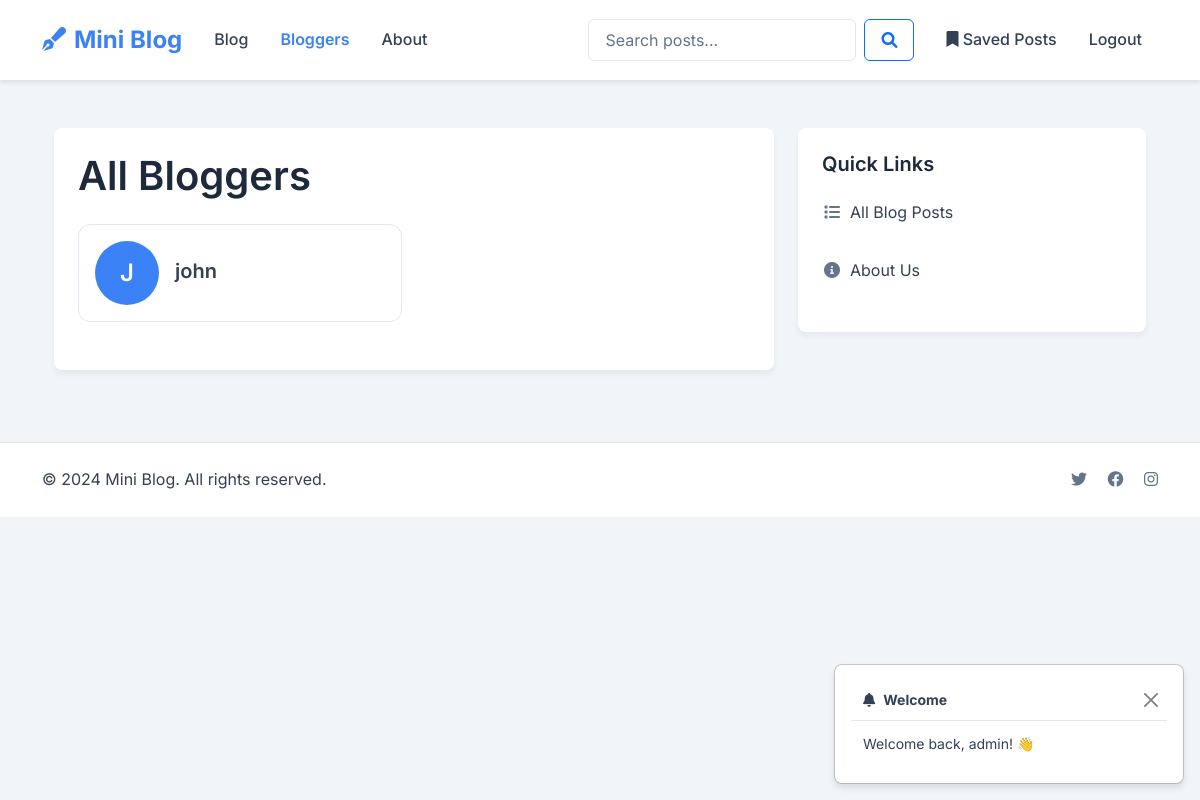
The page /bloggers/ (signed in) on the database its author committed.
### app/models.py (models this page shows, shortened)
class User(AbstractUser):
    full_name = models.CharField(max_length=150, blank=True)
    bio = models.TextField(max_length=500, blank=True)
    location = models.CharField(max_length=100, blank=True)
    website = models.URLField(max_length=200, blank=True)
    profile_picture = models.ImageField(upload_to='profile_pics/', null=True, blank=True)
    created_at = models.DateTimeField(auto_now_add=True)
    updated_at = models.DateTimeField(auto_now=True)
    bookmarks = models.ManyToManyField('BlogPost', related_name='bookmarked_by', blank=True)
    objects = UserManager()

### app/views.py (the view)
# urls.py: path('bloggers/', views.blogger_list, name='blogger_list'),
def blogger_list(request):
    bloggers = User.objects.filter(blog_posts__isnull=False).distinct().order_by('username')
    return render(request, 'blogger_list.html', {'bloggers': bloggers})

### app/auth_backend.py (called while the page is built)
    def get_user(self, user_id):
        try:
            return User.objects.get(pk=user_id)
        except User.DoesNotExist:
            return None

### app/templates/blogger_list.html (shortened to what this page needs)
{% extends 'base.html' %}
{% block content %}
<div class="container mt-4">
    <div class="row">
        <div class="col-md-8">
            <div class="card">
                <div class="card-body">
                    <h1 class="card-title mb-4">All Bloggers</h1>
                    {% if bloggers %}
                        <div class="row">
                            {% for blogger in bloggers %}
                            <div class="col-md-6 mb-4">
                                <div class="blogger-card d-flex align-items-center p-3">
                                    {% if blogger.profile_picture %}
                                        <img src="{{ blogger.profile_picture.url }}" alt="{{ blogger.username }}" class="rounded-circle me-3" style="width: 64px; height: 64px; object-fit: cover;">
                                    {% else %}
                                        <div class="profile-placeholder-large me-3">
                                            {{ blogger.username|first|upper }}
                                        </div>
                                    {% endif %}
                                    <div>
                                        <h5 class="mb-1">
                                            <a href="{% url 'blogger_detail' blogger.id %}" class="blogger-name">
                                                {{ blogger.username }}
                                            </a>
                                        </h5>
                                    </div>
                                </div>
                            </div>
                            {% endfor %}
                        </div>
                    {% else %}
                        <p class="text-muted">No bloggers found.</p>
                    {% endif %}
                </div>
            </div>
        </div>
        <div class="col-md-4">
            <div class="card mb-4">
                <div class="card-body">
                    <h5 class="card-title mb-3">Quick Links</h5>
                    <ul class="list-unstyled mb-0">
                        <li class="mb-3">
                            <a href="{% url 'blog_list' %}">
                                <i class="fas fa-list me-2"></i>All Blog Posts
                            </a>
                        </li>
                        <li class="mb-3">
                            <a href="{% url 'about' %}">
                                <i class="fas fa-info-circle me-2"></i>About Us
                            </a>
                        </li>
                    </ul>
                </div>
            </div>
        </div>
    </div>
</div>
{% endblock %}

### app/templates/base.html (shortened to what this page needs)
<!DOCTYPE html>
<html lang="en">
<head>
    <link href="https://cdn.jsdelivr.net/npm/bootstrap@5.3.0/dist/css/bootstrap.min.css" rel="stylesheet">
    <link rel="stylesheet" href="https://cdnjs.cloudflare.com/ajax/libs/font-awesome/6.0.0/css/all.min.css">
    {% load static %}
    <link rel="stylesheet" href="{% static 'css/style.css' %}">
</head>
<body>
    <nav class="navbar navbar-expand-lg sticky-top">
        <div class="container">
            <a class="navbar-brand" href="{% url 'home' %}">
                <i class="fas fa-pen-fancy me-2"></i>Mini Blog
            </a>
            <div class="collapse navbar-collapse" id="navbarNav">
                <ul class="navbar-nav me-auto mb-2 mb-lg-0">
                    <li class="nav-item">
                        <a class="nav-link {% if request.resolver_match.url_name == 'blog_list' %}active{% endif %}" href="{% url 'blog_list' %}">Blog</a>
                    </li>
                    <li class="nav-item">
                        <a class="nav-link {% if request.resolver_match.url_name == 'blogger_list' %}active{% endif %}" href="{% url 'blogger_list' %}">Bloggers</a>
                    </li>
                    <li class="nav-item">
                        <a class="nav-link {% if request.resolver_match.url_name == 'about' %}active{% endif %}" href="{% url 'about' %}">About</a>
                    </li>
                </ul>
                <form class="d-flex me-3" action="{% url 'search_posts' %}" method="GET">
                    <input class="form-control me-2" type="search" name="q" placeholder="Search posts..." aria-label="Search" value="{{ request.GET.q }}">
                    <button class="btn btn-outline-primary" type="submit">
                        <i class="fas fa-search"></i>
                    </button>
                </form>
                <ul class="navbar-nav">
                    {% if user.is_authenticated %}
                        <li class="nav-item">
                            <a href="{% url 'saved_posts' %}" class="nav-link">
                                <i class="fas fa-bookmark"></i> Saved Posts
                            </a>
                        </li>
                        <li class="nav-item">
                            <a href="{% url 'logout' %}" class="nav-link">Logout</a>
                        </li>
                    {% endif %}
                </ul>
            </div>
        </div>
    </nav>
    <main class="container py-4">
        {% block content %}
        {% endblock %}
    </main>
    <div class="toast-container">
        <div class="toast" role="alert" aria-live="assertive" aria-atomic="true" id="welcomeToast">
            <div class="toast-header">
                <i class="fas fa-bell me-2"></i>
                <strong class="me-auto">Welcome</strong>
                <button type="button" class="btn-close" data-bs-dismiss="toast" aria-label="Close"></button>
            </div>
            <div class="toast-body">
                Welcome back, {{ user.username }}! 👋
            </div>
        </div>
    </div>
    <footer class="bg-white border-top py-4 mt-5">
        <div class="container">
            <div class="row align-items-center">
                <div class="col-md-6 text-center text-md-start">
                    <p class="mb-0">&copy; 2024 Mini Blog. All rights reserved.</p>
                </div>
                <div class="col-md-6 text-center text-md-end">
                    <a href="#" class="text-muted me-3"><i class="fab fa-twitter"></i></a>
                    <a href="#" class="text-muted me-3"><i class="fab fa-facebook"></i></a>
                    <a href="#" class="text-muted"><i class="fab fa-instagram"></i></a>
                </div>
            </div>
        </div>
    </footer>
</body>
</html>

### app/static/css/style.css (style rules this page uses)
:root { --primary-color: #3b82f6; --primary-hover: #2563eb; --secondary-color: #64748b; --success-color: #10b981; --danger-color: #ef4444; --warning-color: #f59e0b; --info-color: #3b82f6; --light-color: #f8fafc; --dark-color: #1e293b; --text-color: #334155; --text-muted: #64748b; --border-color: #e2e8f0; --card-bg: #ffffff; --body-bg: #f1f5f9; --list-group-bg: #f8fafc; --list-group-hover-bg: #f1f5f9; }
body { background-color: var(--body-bg); color: var(--text-color); font-family: 'Inter', sans-serif; line-height: 1.6; }
.navbar { background-color: var(--card-bg); box-shadow: 0 2px 4px rgba(0, 0, 0, 0.1); padding: 1rem 0; }
.navbar-brand { font-weight: 700; color: var(--primary-color) !important; font-size: 1.5rem; }
.nav-link { color: var(--text-color) !important; font-weight: 500; padding: 0.5rem 1rem !important; transition: color 0.2s ease; }
.nav-link.active { color: var(--primary-color) !important; font-weight: 600; }
.card { background-color: var(--card-bg); border: none; border-radius: 0.5rem; box-shadow: 0 4px 6px rgba(0, 0, 0, 0.05); transition: transform 0.2s ease, box-shadow 0.2s ease; }
.card-title { color: var(--dark-color); font-weight: 600; margin-bottom: 1rem; }
.btn { padding: 0.5rem 1rem; border-radius: 0.375rem; font-weight: 500; transition: all 0.2s ease; }
.form-control { background-color: var(--card-bg); border: 1px solid var(--border-color); border-radius: 0.375rem; padding: 0.5rem 1rem; color: var(--text-color); transition: all 0.2s ease; }
.toast { position: fixed; bottom: 1rem; right: 1rem; background-color: var(--card-bg); color: var(--text-color); padding: 1rem; border-radius: 0.5rem; box-shadow: 0 4px 6px rgba(0, 0, 0, 0.1); z-index: 1000; animation: slideIn 0.3s ease-out; }
.toast-header { background-color: var(--card-bg); border-bottom: 1px solid var(--border-color); color: var(--text-color); }
.toast-body { color: var(--text-color); }
a { color: var(--primary-color); text-decoration: none; transition: color 0.2s ease; }
footer { background-color: var(--card-bg); border-top: 1px solid var(--border-color); }
footer a { color: var(--text-muted); transition: color 0.2s ease; }
.text-muted { color: var(--text-muted) !important; }
.list-unstyled a { color: var(--text-color); text-decoration: none; transition: color 0.2s ease; display: block; padding: 0.5rem 0; }
.list-unstyled i { margin-right: 0.5rem; color: var(--text-muted); }
.card-body { padding: 1.5rem; }
h1, h2, h3, h4, h5, h6 { color: var(--text-color); font-weight: 600; }
.blogger-card { background-color: var(--card-bg); border: 1px solid var(--border-color); border-radius: 0.75rem; transition: transform 0.2s ease, box-shadow 0.2s ease; }
.blogger-name { color: var(--text-color); font-weight: 600; text-decoration: none; transition: color 0.2s ease; }
.profile-placeholder-large { background-color: var(--primary-color); color: white; font-weight: 600; display: flex; align-items: center; justify-content: center; width: 64px; height: 64px; border-radius: 50%; font-size: 1.5rem; }
.card .list-unstyled a { color: var(--text-color); text-decoration: none; transition: color 0.2s ease; display: block; padding: 0.5rem 0; }
.card .list-unstyled i { color: var(--text-muted); width: 20px; text-align: center; }
.form-control::placeholder { color: var(--text-muted); }

### rows shown on the page
User: username|first "J", username "john"
User: username "admin"
